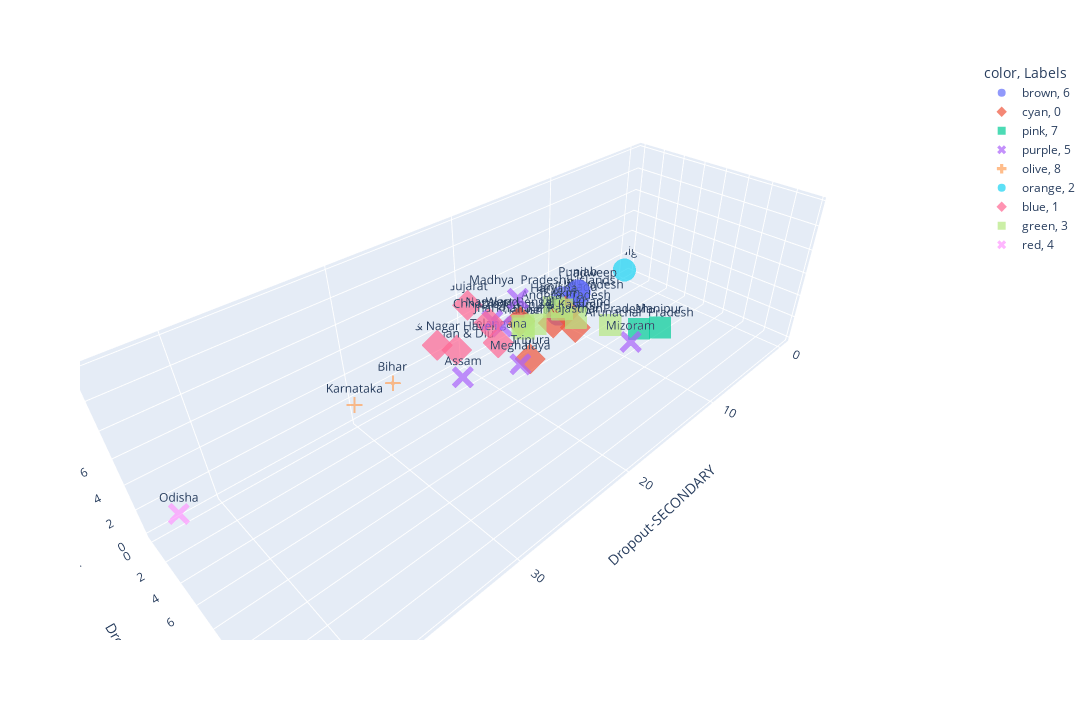

Source (notebook cell):
### Code cell
import plotly.express as px

fig = px.scatter_3d(clusters, y='Dropout-PRIMARY', z='Dropout-UPPER_PRIMARY', x='Dropout-SECONDARY', opacity=0.7, color='color',symbol='Labels',text='State')

fig.update_layout(width=1200, height=720)

### Figure 1 — Plotly figure (JSON) as saved in the notebook; plotly's stock layout.template omitted (floating-point values rounded to 4 significant figures)
{"data": [{"hovertemplate": "color=brown<br>Labels=6<br>Dropout-SECONDARY=%{x}<br>Dropout-PRIMARY=%{y}<br>Dropout-UPPER_PRIMARY=%{z}<br>State=%{text}<extra></extra>", "legendgroup": "brown, 6", "marker": {"color": "#636efa", "opacity": 0.7, "symbol": "circle"}, "mode": "markers+text", "name": "brown, 6", "scene": "scene", "showlegend": true, "text": ["A & N Islands", "Delhi", "Goa", "Himachal Pradesh", "Lakshadweep", "Punjab", "Tamil  Nadu"], "type": "scatter3d", "x": [7.543, 8.677, 9.563, 7.843, 7.49, 9.163, 10.17], "y": [0.8, 0, 0.31, 0.5167, 0.8333, 2.11, 1.507], "z": [1.143, 1.18, 0.02333, 0.72, 1.643, 2.95, 1.92]}, {"hovertemplate": "color=cyan<br>Labels=0<br>Dropout-SECONDARY=%{x}<br>Dropout-PRIMARY=%{y}<br>Dropout-UPPER_PRIMARY=%{z}<br>State=%{text}<extra></extra>", "legendgroup": "cyan, 0", "marker": {"color": "#EF553B", "opacity": 0.7, "symbol": "diamond"}, "mode": "markers+text", "name": "cyan, 0", "scene": "scene", "showlegend": true, "text": ["Andhra Pradesh", "Jammu & Kashmir", "Rajasthan", "Tripura", "West Bengal"], "type": "scatter3d", "x": [13.69, 16.66, 15.3, 17.84, 16.89], "y": [4.75, 6.183, 7.127, 5.047, 3.017], "z": [4.113, 5.087, 4.507, 1.923, 3.913]}, {"hovertemplate": "color=pink<br>Labels=7<br>Dropout-SECONDARY=%{x}<br>Dropout-PRIMARY=%{y}<br>Dropout-UPPER_PRIMARY=%{z}<br>State=%{text}<extra></extra>", "legendgroup": "pink, 7", "marker": {"color": "#00cc96", "opacity": 0.7, "symbol": "square"}, "mode": "markers+text", "name": "pink, 7", "scene": "scene", "showlegend": true, "text": ["Arunachal  Pradesh", "Manipur"], "type": "scatter3d", "x": [14.84, 12.65], "y": [12.29, 12.51], "z": [6.59, 5.76]}, {"hovertemplate": "color=purple<br>Labels=5<br>Dropout-SECONDARY=%{x}<br>Dropout-PRIMARY=%{y}<br>Dropout-UPPER_PRIMARY=%{z}<br>State=%{text}<extra></extra>", "legendgroup": "purple, 5", "marker": {"color": "#ab63fa", "opacity": 0.7, "symbol": "x"}, "mode": "markers+text", "name": "purple, 5", "scene": "scene", "showlegend": true, "text": ["Assam", "Jharkhand", "Madhya  Pradesh", "Meghalaya", "Mizoram", "Nagaland"], "type": "scatter3d", "x": [28.09, 21.88, 21.62, 23.77, 20.67, 26.62], "y": [9.68, 6.367, 7.613, 9.98, 15.72, 10.7], "z": [8.253, 7.293, 9.81, 7.07, 10.03, 11.87]}, {"hovertemplate": "color=olive<br>Labels=8<br>Dropout-SECONDARY=%{x}<br>Dropout-PRIMARY=%{y}<br>Dropout-UPPER_PRIMARY=%{z}<br>State=%{text}<extra></extra>", "legendgroup": "olive, 8", "marker": {"color": "#FFA15A", "opacity": 0.7, "symbol": "cross"}, "mode": "markers+text", "name": "olive, 8", "scene": "scene", "showlegend": true, "text": ["Bihar", "Karnataka"], "type": "scatter3d", "x": [27.12, 31.22], "y": [0.6967, 2.437], "z": [2.353, 3.803]}, {"hovertemplate": "color=orange<br>Labels=2<br>Dropout-SECONDARY=%{x}<br>Dropout-PRIMARY=%{y}<br>Dropout-UPPER_PRIMARY=%{z}<br>State=%{text}<extra></extra>", "legendgroup": "orange, 2", "marker": {"color": "#19d3f3", "opacity": 0.7, "symbol": "circle"}, "mode": "markers+text", "name": "orange, 2", "scene": "scene", "showlegend": true, "text": ["Chandigarh"], "type": "scatter3d", "x": [0], "y": [0], "z": [0.54]}, {"hovertemplate": "color=blue<br>Labels=1<br>Dropout-SECONDARY=%{x}<br>Dropout-PRIMARY=%{y}<br>Dropout-UPPER_PRIMARY=%{z}<br>State=%{text}<extra></extra>", "legendgroup": "blue, 1", "marker": {"color": "#FF6692", "opacity": 0.7, "symbol": "diamond"}, "mode": "markers+text", "name": "blue, 1", "scene": "scene", "showlegend": true, "text": ["Chhattisgarh", "Dadra & Nagar Haveli", "Daman & Diu", "Gujarat", "Telangana"], "type": "scatter3d", "x": [19.84, 23.26, 21.22, 20.07, 19.49], "y": [2.823, 1.013, 0.6533, 0.7967, 3.37], "z": [5.023, 3.843, 2.223, 5.72, 3.363]}, {"hovertemplate": "color=green<br>Labels=3<br>Dropout-SECONDARY=%{x}<br>Dropout-PRIMARY=%{y}<br>Dropout-UPPER_PRIMARY=%{z}<br>State=%{text}<extra></extra>", "legendgroup": "green, 3", "marker": {"color": "#B6E880", "opacity": 0.7, "symbol": "square"}, "mode": "markers+text", "name": "green, 3", "scene": "scene", "showlegend": true, "text": ["Haryana", "Kerala", "Maharashtra", "Puducherry", "Sikkim", "Uttar Pradesh", "Uttarakhand"], "type": "scatter3d", "x": [12.46, 12.08, 14.51, 13.88, 12.67, 9.067, 12.13], "y": [2.437, 0, 0.9267, 0.4567, 3.48, 5.607, 4.47], "z": [2.94, 0, 1.38, 0.6133, 3.287, 1.12, 2.683]}, {"hovertemplate": "color=red<br>Labels=4<br>Dropout-SECONDARY=%{x}<br>Dropout-PRIMARY=%{y}<br>Dropout-UPPER_PRIMARY=%{z}<br>State=%{text}<extra></extra>", "legendgroup": "red, 4", "marker": {"color": "#FF97FF", "opacity": 0.7, "symbol": "x"}, "mode": "markers+text", "name": "red, 4", "scene": "scene", "showlegend": true, "text": ["Odisha"], "type": "scatter3d", "x": [42.97], "y": [3.12], "z": [3.473]}], "layout": {"height": 720, "legend": {"title": {"text": "color, Labels"}, "tracegroupgap": 0}, "margin": {"t": 60}, "scene": {"domain": {"x": [0, 1], "y": [0, 1]}, "xaxis": {"title": {"text": "Dropout-SECONDARY"}}, "yaxis": {"title": {"text": "Dropout-PRIMARY"}}, "zaxis": {"title": {"text": "Dropout-UPPER_PRIMARY"}}}, "width": 1200}}
